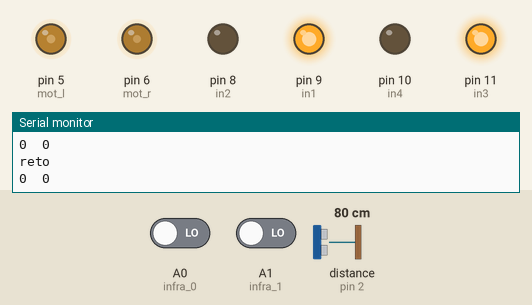
Bench run of a sketch on a simulated Arduino Uno, built with avr-gcc and run on an emulated ATmega328P. Parts: output pins drawn as LEDs (lit = HIGH), the last lines printed to the serial monitor. The test bench sets the inputs (shaded band); at power-on: A0 (infra_0) LOW, A1 (infra_1) LOW, distance to the obstacle (sensor on pin 2) 80 cm.

Above: at 1.2 s.
1.3 s: A0 (infra_0) driven HIGH
At 2.5 s:
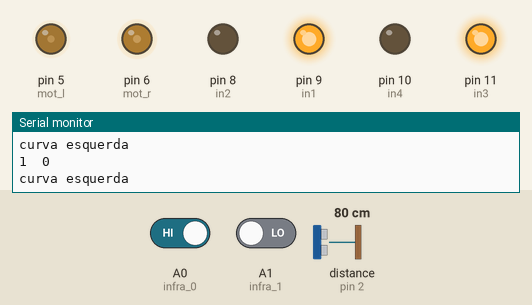
2.8 s: A0 (infra_0) driven LOW
At 3.1 s:
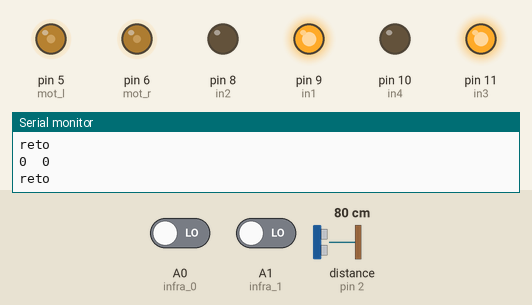
4.3 s: A1 (infra_1) driven HIGH
At 5.1 s:
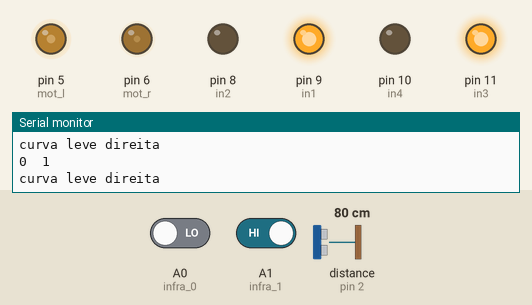
5.8 s: A1 (infra_1) driven LOW
At 7.0 s:
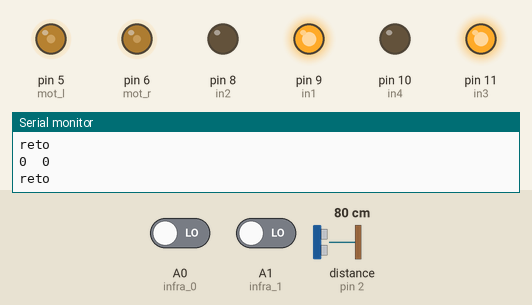
7.3 s: distance to the obstacle (sensor on pin 2) set to 250 cm
10.3 s: distance to the obstacle (sensor on pin 2) set to 2 cm
Timing chart, 0 to 13.3 s (numbered marks = the images above; inputs shaded):
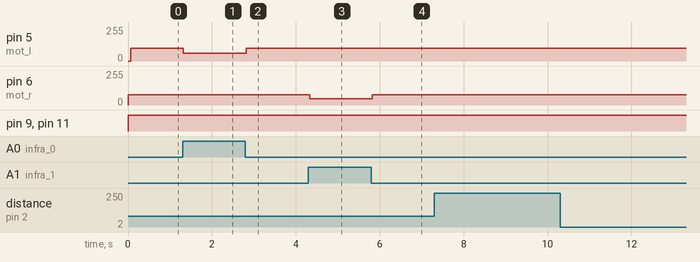

Measured:
- after the input at 1.3 s, pin 5 (mot_l): 96/255 → 57/255 at once
- after the input at 2.8 s, pin 5 (mot_l): 57/255 → 96/255 at once
- after the input at 4.3 s, pin 6 (mot_r): 78/255 → 47/255 at once
- after the input at 5.8 s, pin 6 (mot_r): 47/255 → 78/255 at once

The sketch:

seguidor-linha.ino
```cpp
#include <HCSR04.h>
HCSR04 hc(3,2);

#define infra_0 A0
#define infra_1 A1
int infra[2];


#define in1 9
#define in2 8
#define in3 11
#define in4 10
#define mot_l 5
#define mot_r 6


float vel_l = 0x80;
float vel_r = 0x69;

float distancia;


void setup() {


  pinMode(in1 , OUTPUT);
  pinMode(in2, OUTPUT);
  pinMode(in3 , OUTPUT);
  pinMode(in4 , OUTPUT);
  pinMode(mot_l , OUTPUT);
  pinMode(mot_r , OUTPUT);

  pinMode(infra_1,INPUT);
  pinMode(infra_0,INPUT);


  Serial.begin(9600);
  // put your setup code here, to run once:

}

void loop() {
  distancia = hc.dist();

  Serial.print(digitalRead(infra_0));
   Serial.print("\t");
   Serial.println(digitalRead(infra_1) );

  infra[0] = digitalRead(infra_0);
  infra[1] = digitalRead(infra_1);


   if ( infra[0] == 1 && infra[1] == 0 )
  {
     Serial.println("curva esquerda");
    andar_esquerda(0.45);
  }
  else if ( infra[0] == 0 && infra[1] == 1)
  {
     Serial.println("curva leve direita");
    andar_direita(0.45);
  }
  else if (infra[0] == 0 && infra[1] == 0 )
  {
    Serial.println("reto");
    andar_frente();
  }


  // put your main code here, to run repeatedly:

}

void andar_frente()
{
  digitalWrite(in1, HIGH);
  digitalWrite(in2, LOW);
  digitalWrite(in3, HIGH);
  digitalWrite(in4, LOW);
  analogWrite(mot_l, vel_l * 1);
  analogWrite(mot_l, vel_l * 0.75);
  analogWrite(mot_r, vel_r * 0.75);
}

void andar_esquerda(float velo)
{
  digitalWrite(in1, HIGH);
  digitalWrite(in2, LOW);
  digitalWrite(in3, HIGH);
  digitalWrite(in4, LOW);
  analogWrite(mot_l, vel_l);
  analogWrite(mot_l, vel_l * velo);
  analogWrite(mot_r, vel_r * 0.75);
}

void andar_direita(float velo)
{
  digitalWrite(in1, HIGH);
  digitalWrite(in2, LOW);
  digitalWrite(in3, HIGH);
  digitalWrite(in4, LOW);
  analogWrite(mot_l, vel_l);
  analogWrite(mot_l, vel_l * 0.75);
  analogWrite(mot_r, vel_r * velo);
}
```
